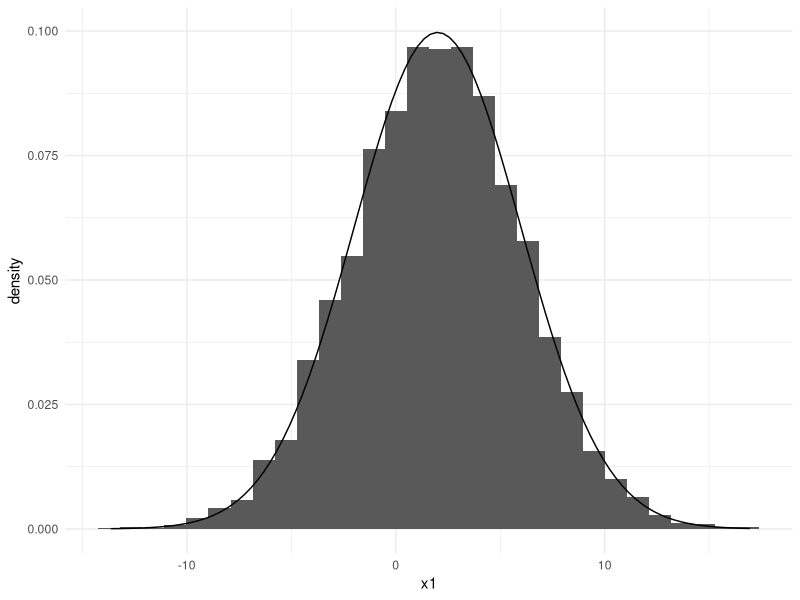
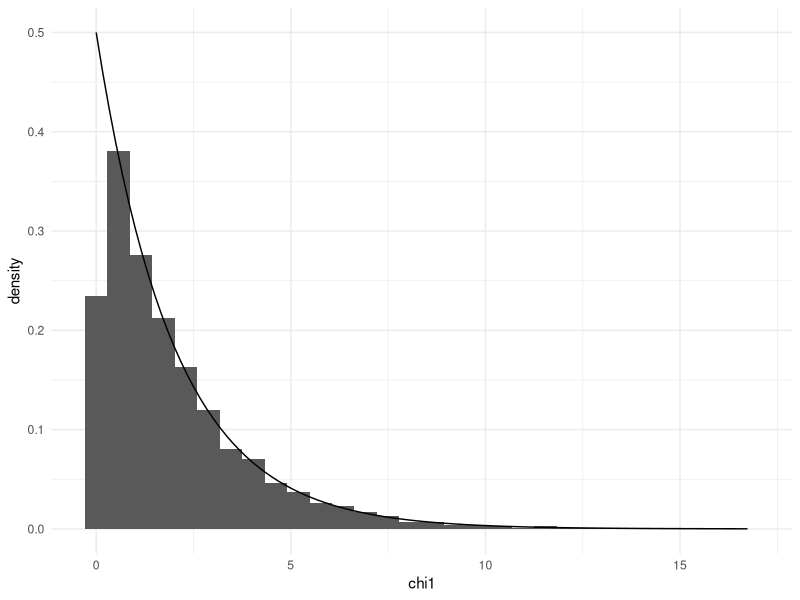
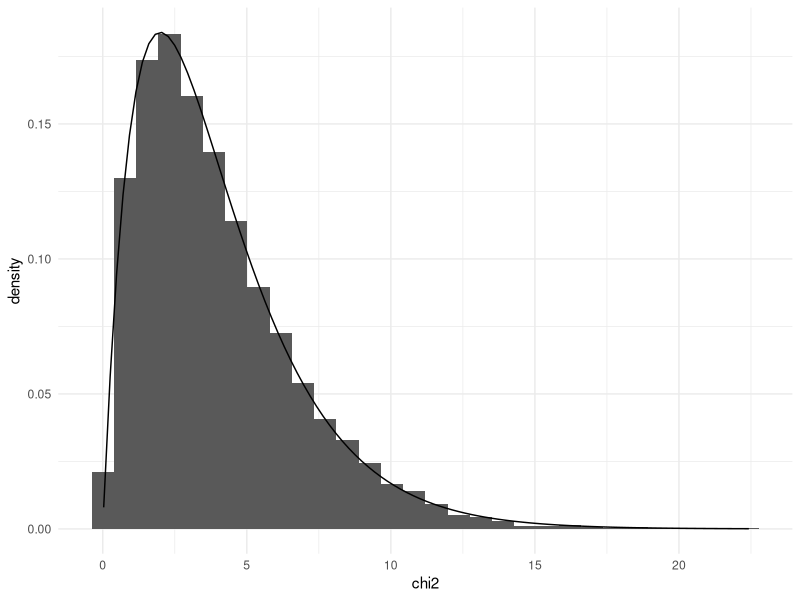
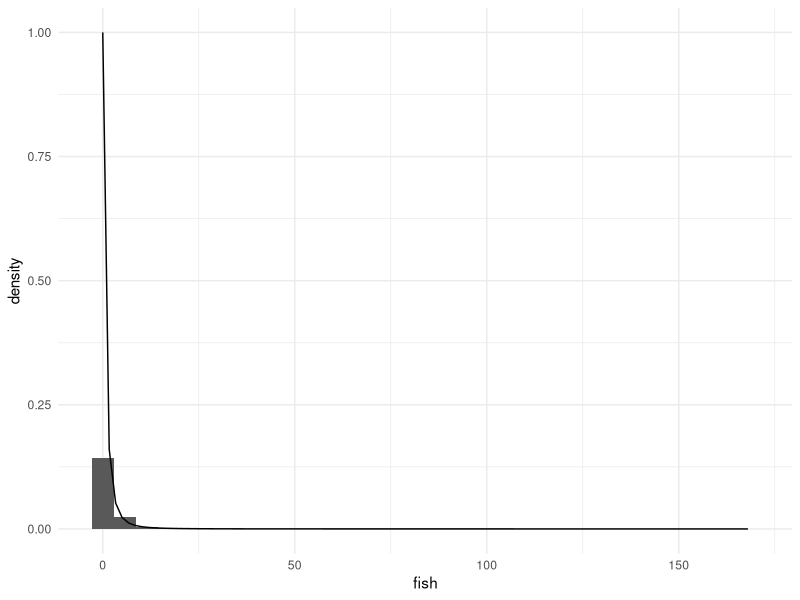

These figures' R source, in order:
library(tidyverse)
theme_set(theme_minimal())

n1 <- 10000
n2 <- 10000

set.seed(207)
x1 <- rnorm(n1, mean = 2, sd = 4)
x2 <- rnorm(n1, mean = 3, sd = 3)
x3 <- rnorm(n2, mean = 3, sd = 3)
x4 <- rnorm(n2, mean = 2, sd = 2)
x5 <- rnorm(n2, mean = 8, sd = 4)
x6 <- rnorm(n2, mean = 1, sd = 5)

ggplot(data = NULL) +
  geom_histogram(aes(x = x1, y = after_stat(density))) +
  geom_function(fun = dnorm, args = list(mean = 2, sd = 4))

chi1 <- scale(x1)^2 + scale(x2)^2
chi2 <- scale(x3)^2 + scale(x4)^2 + scale(x5)^2 + scale(x6)^2

ggplot(data = NULL) +
  geom_histogram(aes(x = chi1, y = after_stat(density))) +
  geom_function(fun = dchisq, args = list(df = 2))

ggplot(data = NULL) +
  geom_histogram(aes(x = chi2, y = after_stat(density))) +
  geom_function(fun = dchisq, args = list(df = 4))

fish <- (chi1/2) / (chi2/4)
ggplot(data = NULL) +
  geom_histogram(aes(x = fish, y = after_stat(density))) +
  geom_function(fun = df, args = list(df1 = 2, df2 = 4))
